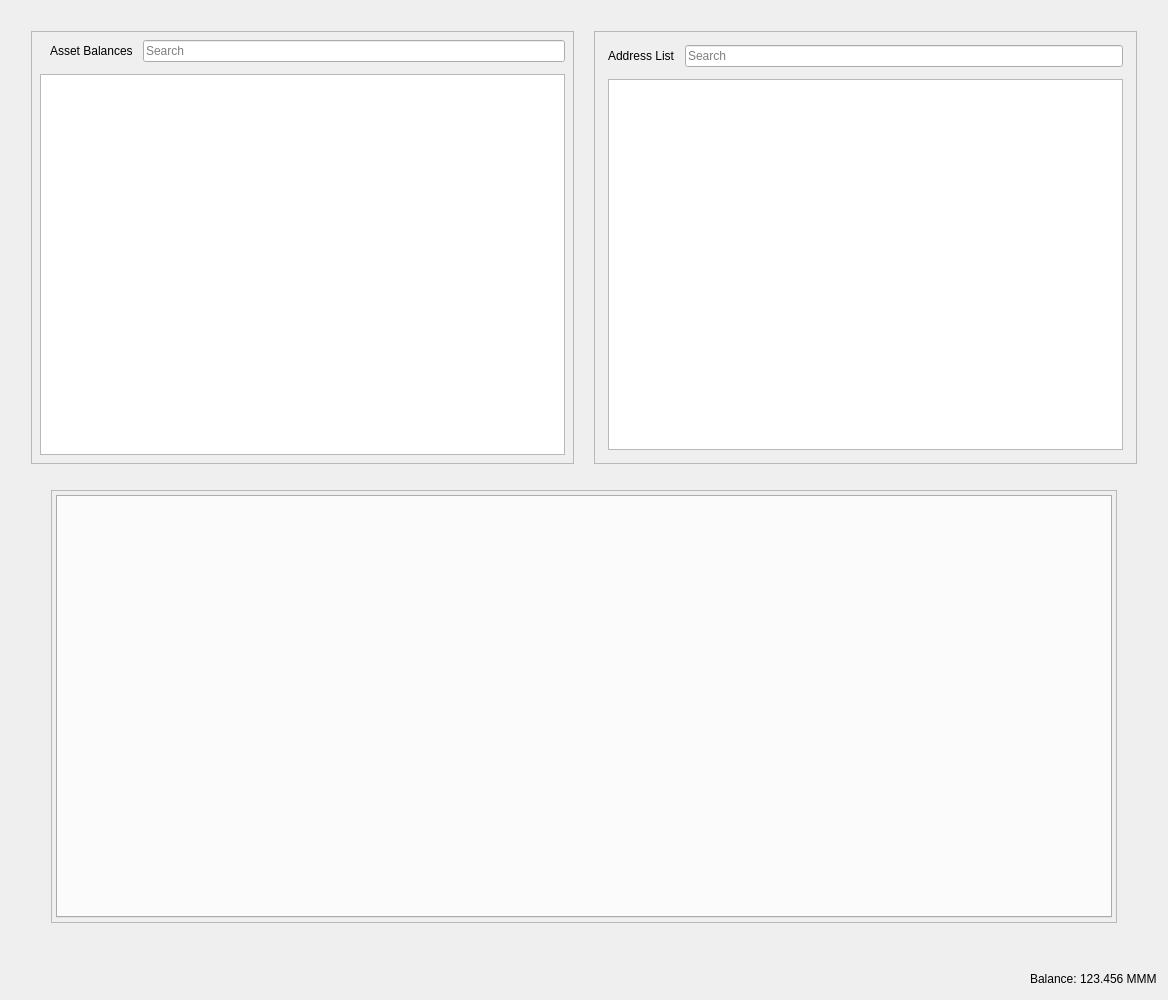
<?xml version="1.0" encoding="UTF-8"?>
<ui version="4.0">
    <class>RestrictedAssetsDialog</class>
    <widget class="QDialog" name="RestrictedAssetsDialog">
        <property name="geometry">
            <rect>
                <x>0</x>
                <y>0</y>
                <width>1168</width>
                <height>1000</height>
            </rect>
        </property>
        <property name="windowTitle">
            <string>Send Coins</string>
        </property>
        <layout class="QVBoxLayout" name="verticalLayout">
            <item>
                <layout class="QHBoxLayout" name="horizontalLayout">
                    <property name="spacing">
                        <number>20</number>
                    </property>
                    <property name="leftMargin">
                        <number>20</number>
                    </property>
                    <property name="topMargin">
                        <number>20</number>
                    </property>
                    <property name="rightMargin">
                        <number>20</number>
                    </property>
                    <property name="bottomMargin">
                        <number>20</number>
                    </property>
                    <item>
                        <widget class="QFrame" name="frameAssetBalance">
                            <property name="frameShape">
                                <enum>QFrame::StyledPanel</enum>
                            </property>
                            <property name="frameShadow">
                                <enum>QFrame::Raised</enum>
                            </property>
                            <layout class="QVBoxLayout" name="verticalLayout_7">
                                <property name="spacing">
                                    <number>12</number>
                                </property>
                                <property name="leftMargin">
                                    <number>4</number>
                                </property>
                                <property name="topMargin">
                                    <number>4</number>
                                </property>
                                <property name="rightMargin">
                                    <number>4</number>
                                </property>
                                <property name="bottomMargin">
                                    <number>4</number>
                                </property>
                                <item>
                                    <layout class="QVBoxLayout" name="verticalLayout_4">
                                        <property name="spacing">
                                            <number>12</number>
                                        </property>
                                        <property name="leftMargin">
                                            <number>4</number>
                                        </property>
                                        <property name="topMargin">
                                            <number>4</number>
                                        </property>
                                        <property name="rightMargin">
                                            <number>4</number>
                                        </property>
                                        <property name="bottomMargin">
                                            <number>4</number>
                                        </property>
                                        <item>
                                            <layout class="QHBoxLayout" name="horizontalLayout_8">
                                                <property name="spacing">
                                                    <number>10</number>
                                                </property>
                                                <property name="leftMargin">
                                                    <number>10</number>
                                                </property>
                                                <item>
                                                    <widget class="QLabel" name="labelAssetBalance">
                                                        <property name="text">
                                                            <string>Asset Balances</string>
                                                        </property>
                                                    </widget>
                                                </item>
                                                <item>
                                                    <widget class="QLineEdit" name="lineEditAssetSearch">
                                                        <property name="placeholderText">
                                                            <string>Search</string>
                                                        </property>
                                                    </widget>
                                                </item>
                                            </layout>
                                        </item>
                                        <item>
                                            <widget class="QTableView" name="listAssets"/>
                                        </item>
                                    </layout>
                                </item>
                            </layout>
                        </widget>
                    </item>
                    <item>
                        <widget class="QFrame" name="frameAddressList">
                            <property name="frameShape">
                                <enum>QFrame::StyledPanel</enum>
                            </property>
                            <property name="frameShadow">
                                <enum>QFrame::Raised</enum>
                            </property>
                            <layout class="QVBoxLayout" name="verticalLayout_10">
                                <property name="spacing">
                                    <number>12</number>
                                </property>
                                <item>
                                    <layout class="QVBoxLayout" name="verticalLayout_9">
                                        <property name="spacing">
                                            <number>12</number>
                                        </property>
                                        <property name="leftMargin">
                                            <number>4</number>
                                        </property>
                                        <property name="topMargin">
                                            <number>4</number>
                                        </property>
                                        <property name="rightMargin">
                                            <number>4</number>
                                        </property>
                                        <property name="bottomMargin">
                                            <number>4</number>
                                        </property>
                                        <item>
                                            <layout class="QHBoxLayout" name="horizontalLayout_9">
                                                <property name="spacing">
                                                    <number>10</number>
                                                </property>
                                                <property name="leftMargin">
                                                    <number>0</number>
                                                </property>
                                                <property name="topMargin">
                                                    <number>0</number>
                                                </property>
                                                <property name="rightMargin">
                                                    <number>0</number>
                                                </property>
                                                <property name="bottomMargin">
                                                    <number>0</number>
                                                </property>
                                                <item>
                                                    <widget class="QLabel" name="labelAddressList">
                                                        <property name="text">
                                                            <string>Address List</string>
                                                        </property>
                                                    </widget>
                                                </item>
                                                <item>
                                                    <widget class="QLineEdit" name="lineEditAddressSearch">
                                                        <property name="placeholderText">
                                                            <string>Search</string>
                                                        </property>
                                                    </widget>
                                                </item>
                                            </layout>
                                        </item>
                                        <item>
                                            <widget class="QTableView" name="myAddressList"/>
                                        </item>
                                    </layout>
                                </item>
                            </layout>
                        </widget>
                    </item>
                </layout>
            </item>
            <item>
                <layout class="QHBoxLayout" name="horizontalLayout_4">
                    <property name="spacing">
                        <number>34</number>
                    </property>
                    <property name="leftMargin">
                        <number>40</number>
                    </property>
                    <property name="topMargin">
                        <number>0</number>
                    </property>
                    <property name="rightMargin">
                        <number>40</number>
                    </property>
                    <property name="bottomMargin">
                        <number>40</number>
                    </property>
                    <item>
                        <widget class="QFrame" name="tabFrame">
                            <property name="frameShape">
                                <enum>QFrame::StyledPanel</enum>
                            </property>
                            <property name="frameShadow">
                                <enum>QFrame::Raised</enum>
                            </property>
                            <layout class="QVBoxLayout" name="verticalLayout_8">
                                <property name="spacing">
                                    <number>12</number>
                                </property>
                                <property name="leftMargin">
                                    <number>4</number>
                                </property>
                                <property name="topMargin">
                                    <number>4</number>
                                </property>
                                <property name="rightMargin">
                                    <number>4</number>
                                </property>
                                <property name="bottomMargin">
                                    <number>4</number>
                                </property>
                                <item>
                                    <widget class="QTabWidget" name="tabWidget">
                                        <property name="tabPosition">
                                            <enum>QTabWidget::North</enum>
                                        </property>
                                        <property name="tabShape">
                                            <enum>QTabWidget::Rounded</enum>
                                        </property>
                                        <property name="currentIndex">
                                            <number>-1</number>
                                        </property>
                                        <property name="elideMode">
                                            <enum>Qt::ElideNone</enum>
                                        </property>
                                    </widget>
                                </item>
                            </layout>
                        </widget>
                    </item>
                </layout>
            </item>
            <item>
                <layout class="QHBoxLayout" name="horizontalLayout_2">
                    <property name="spacing">
                        <number>3</number>
                    </property>
                    <item>
                        <spacer name="horizontalSpacer">
                            <property name="orientation">
                                <enum>Qt::Horizontal</enum>
                            </property>
                            <property name="sizeHint" stdset="0">
                                <size>
                                    <width>40</width>
                                    <height>20</height>
                                </size>
                            </property>
                        </spacer>
                    </item>
                    <item alignment="Qt::AlignRight">
                        <widget class="QLabel" name="label">
                            <property name="sizePolicy">
                                <sizepolicy hsizetype="Preferred" vsizetype="Fixed">
                                    <horstretch>0</horstretch>
                                    <verstretch>0</verstretch>
                                </sizepolicy>
                            </property>
                            <property name="text">
                                <string>Balance:</string>
                            </property>
                        </widget>
                    </item>
                    <item alignment="Qt::AlignRight">
                        <widget class="QLabel" name="labelBalance">
                            <property name="sizePolicy">
                                <sizepolicy hsizetype="Preferred" vsizetype="Fixed">
                                    <horstretch>0</horstretch>
                                    <verstretch>0</verstretch>
                                </sizepolicy>
                            </property>
                            <property name="cursor">
                                <cursorShape>IBeamCursor</cursorShape>
                            </property>
                            <property name="text">
                                <string notr="true">123.456 MMM</string>
                            </property>
                            <property name="textInteractionFlags">
                                <set>Qt::LinksAccessibleByMouse|Qt::TextSelectableByKeyboard|Qt::TextSelectableByMouse</set>
                            </property>
                        </widget>
                    </item>
                </layout>
            </item>
        </layout>
    </widget>
    <resources>
        <include location="../memeium.qrc"/>
    </resources>
    <connections/>
</ui>
